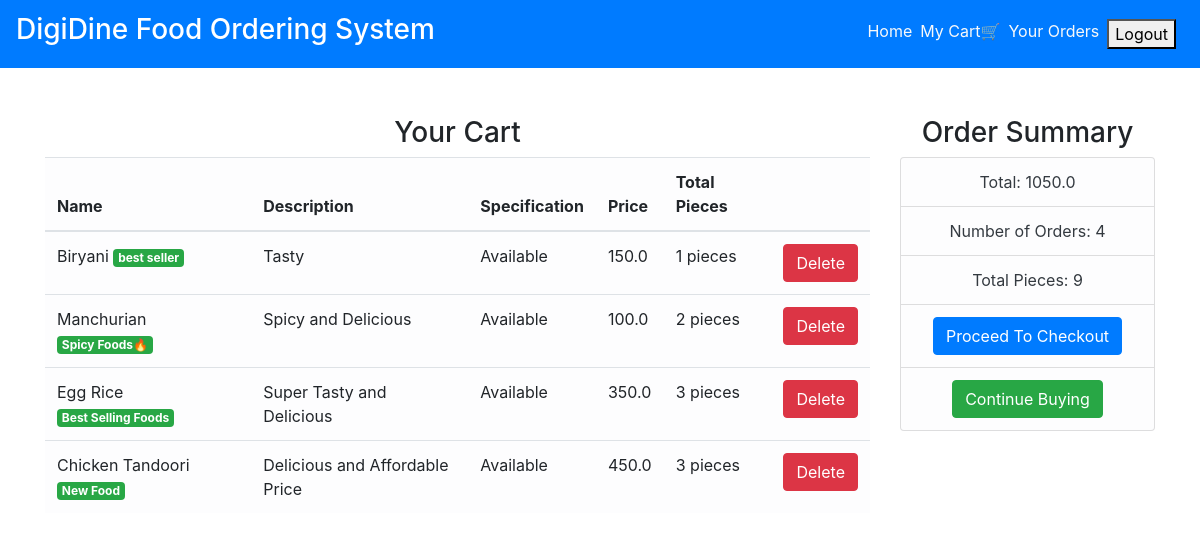
The page /cart/ (signed in) on the database its author committed.
### main/models.py (models this page shows, shortened)
class CartItems(models.Model):
    ORDER_STATUS = (
        ('Active', 'Active'),
        ('Delivered', 'Delivered')
    )
    user = models.ForeignKey(User, on_delete=models.CASCADE)
    item = models.ForeignKey(Item, on_delete=models.CASCADE)
    ordered = models.BooleanField(default=False)
    quantity = models.IntegerField(default=1)
    ordered_date = models.DateField(default=timezone.now)
    status = models.CharField(max_length=20, choices=ORDER_STATUS, default='Active')
    delivery_date = models.DateField(default=timezone.now)
    class Meta:
        verbose_name = 'Cart Item'
        verbose_name_plural = 'Cart Items'

class Item(models.Model):
    LABELS = (
        ('Best Selling Foods', 'Best Selling Foods'),
        ('New Food', 'New Food'),
        ('Spicy Foods🔥', 'Spicy Foods🔥'),
    )
    LABEL_COLOUR = (
        ('danger', 'danger'),
        ('success', 'success'),
        ('primary', 'primary'),
        ('info', 'info'),
        ('warning', 'warning'),
    )
    title = models.CharField(max_length=150)
    description = models.CharField(max_length=250,blank=True)
    price = models.FloatField()
    pieces = models.IntegerField(default=6)
    instructions = models.CharField(max_length=250,default="Available")
    image = models.ImageField(default='default.png', upload_to='images/')
    labels = models.CharField(max_length=25, choices=LABELS, blank=True)
    label_colour = models.CharField(max_length=15, choices=LABEL_COLOUR, blank=True)
    slug = models.SlugField(default="foods")
    created_by = models.ForeignKey(User, on_delete=models.CASCADE)

### main/views.py (the view)
# urls.py: path('cart/', views.get_cart_items, name='cart'),
@login_required
def get_cart_items(request):
    cart_items = CartItems.objects.filter(user=request.user,ordered=False)
    bill = cart_items.aggregate(Sum('item__price'))
    number = cart_items.aggregate(Sum('quantity'))
    pieces = cart_items.aggregate(Sum('item__pieces'))
    total = bill.get("item__price__sum")
    count = number.get("quantity__sum")
    total_pieces = pieces.get("item__pieces__sum")
    context = {
        'cart_items':cart_items,
        'total': total,
        'count': count,
        'total_pieces': total_pieces
    }
    return render(request, 'main/cart.html', context)

### main/templatetags/get_group.py (called while the page is built)
@register.filter(name='has_group')
def has_group(user, group_name):
    return user.groups.filter(name=group_name).exists()

### main/templates/main/cart.html
{% extends "main/layout.html" %}
{% block content %}
<div class="cart">
    <div class="container">
        <div class="row">
            <div class="col-sm-9 mt-5">
                <h3 class="text-center">Your Cart</h3>
                {% if cart_items %}
                <div class="table-responsive">
                    <table class="table table-light">
                        <thead>
                        <tr>
                            <th scope="col">Name</th>
                            <th scope="col">Description</th>
                            <th scope="col">Specification</th>
                            <th scope="col">Price</th>
                            <th scope="col">Total Pieces</th>
                            <th scope="col"></th>
                        </tr>
                        </thead>
                        <tbody>
                            {% for cart in cart_items %}
                        <tr>
                            <td>{{ cart.item.title }} <span class="badge badge-{{ cart.item.label_colour }}">{{ cart.item.labels }}</span></td>
                            <td>{{ cart.item.description }}</td>
                            <td>{{ cart.item.instructions }}</td>
                            <td>{{ cart.item.price }}</td>
                            <td>{{ cart.item.pieces }} pieces</td>
                            <td><a class="btn btn-danger" href="{% url 'main:remove-from-cart' cart.id %}">Delete</a></td>
                        </tr>
                            {% endfor %}
                        </tbody>
                    </table>
                </div>
                {% else %}
                <h4 class="text-center">Sorry, Your Cart is Empty....Please add Items!!!</h4>
                {% endif %}
            </div>
            <div class="col-sm-3 mt-5 mb-3">
                <div class="content-section">
                    <h3 class="text-center">Order Summary</h3>
                      <ul class="list-group">
                        <li class="list-group-item list-group-item-light text-center text-dark">Total: {{ total }}</li>
                        <li class="list-group-item list-group-item-light text-center text-dark">Number of Orders: {{ count }}</li>
                        <li class="list-group-item list-group-item-light text-center text-dark">Total Pieces: {{ total_pieces }}</li>
                        <li class="list-group-item list-group-item-light text-center text-dark"><a class="btn btn-primary" href="{% url 'main:ordered' %}">Proceed To Checkout</a></li>
                        <li class="list-group-item list-group-item-light text-center"><a class="btn btn-success" href="/">Continue Buying</a></li>
                      </ul>
                </div>
            </div>
        </div>
    </div>
</div>
{% endblock content %}

### rows shown on the page
CartItems: item "Biryani", item.labels "best seller", item.description "Tasty", item.instructions "Available", item.price "150.0", item.pieces "1"
CartItems: item "Manchurian", item.labels "Spicy Foods🔥", item.description "Spicy and Delicious", item.instructions "Available", item.price "100.0", item.pieces "2"
CartItems: item "Egg Rice", item.labels "Best Selling Foods", item.description "Super Tasty and Delicious", item.instructions "Available", item.price "350.0", item.pieces "3"
CartItems: item "Chicken Tandoori", item.labels "New Food", item.description "Delicious and Affordable Price", item.instructions "Available", item.price "450.0", item.pieces "3"

### other values the page prints
{{ total }} "1050.0"
{{ count }} "4"
{{ total_pieces }} "9"
